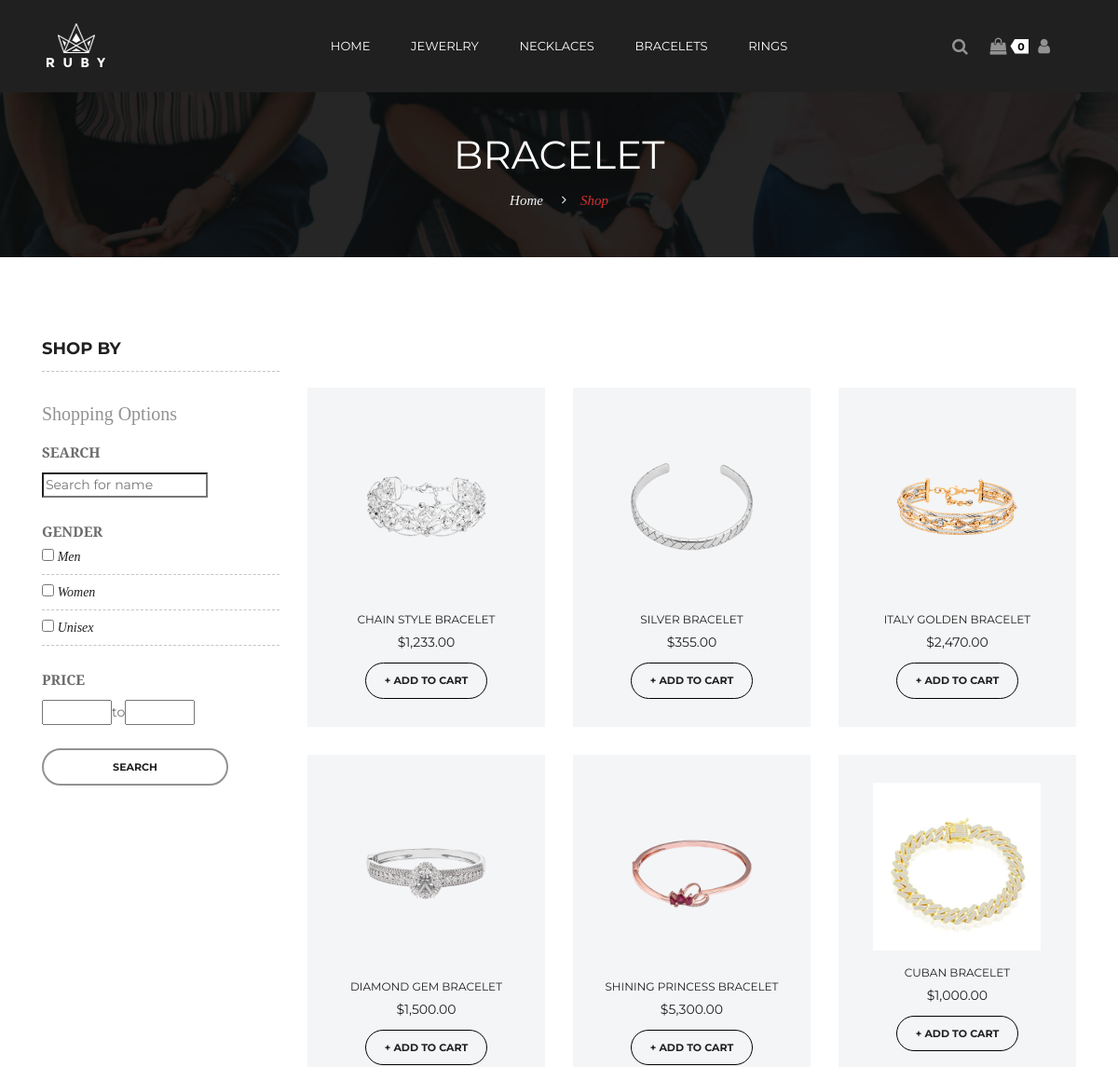
Before: /Bracelet.php (upper part) with the older database file.
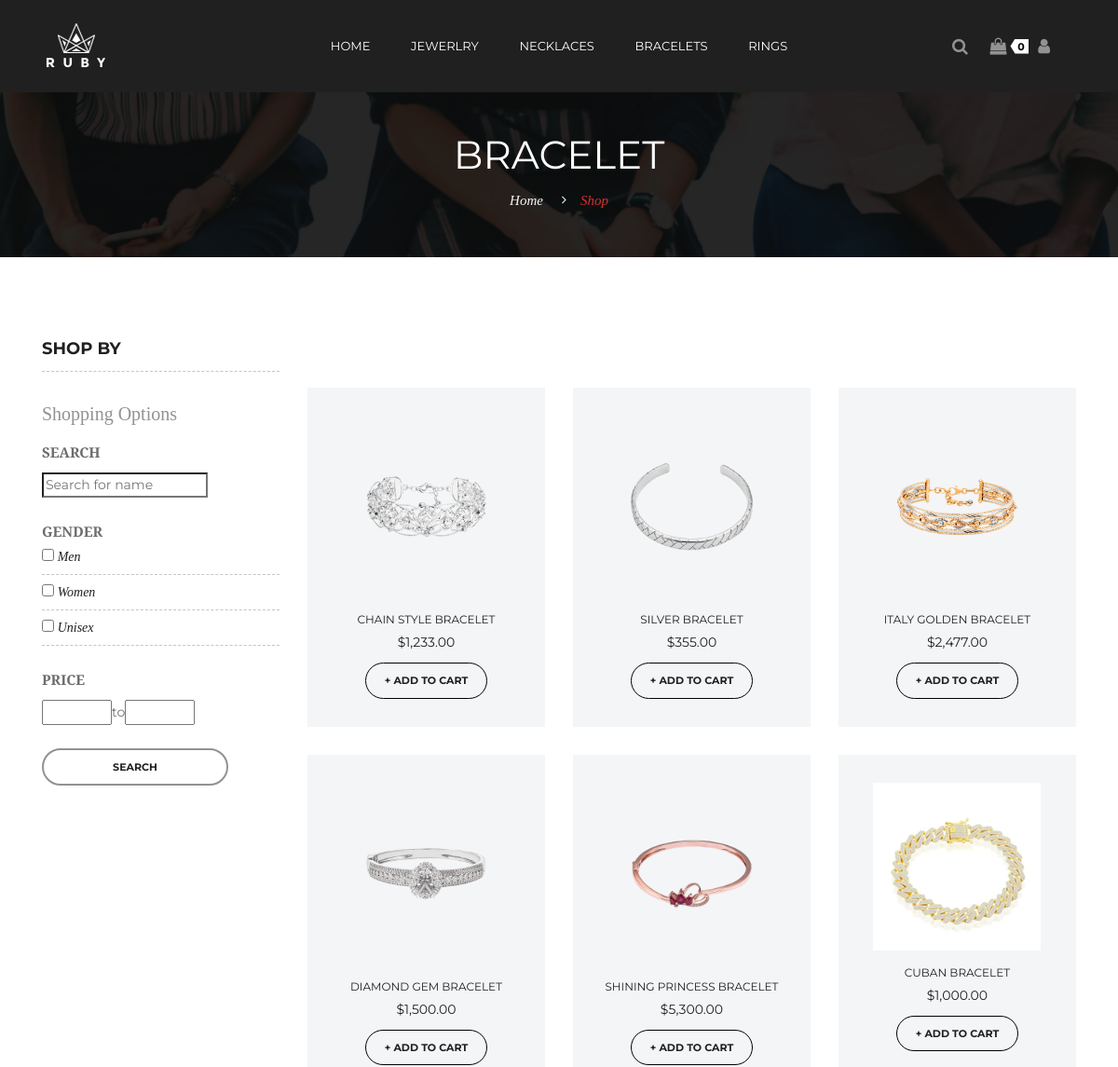
After: the same page with the newer database file.
### tables this page shows
CREATE TABLE `sanpham` (
  `idsanpham` varchar(50) NOT NULL,
  `soluong` int(200) DEFAULT NULL,
  `tensp` varchar(100) DEFAULT NULL,
  `maloaisp` varchar(10) DEFAULT NULL,
  `dongia` double DEFAULT NULL,
  `mota` varchar(2000) DEFAULT NULL,
  `hinhanh` varchar(200) DEFAULT NULL,
  `chatlieu` varchar(20) DEFAULT NULL,
  `mausac` varchar(20) DEFAULT NULL,
  `kichthuoc` double DEFAULT NULL,
  `gioitinh` varchar(20) NOT NULL
);

### lib/DataProvider.php (called while the page is built, shortened)
<?php
	function executeQuery($sql){
        include ('db.inc');
        $conn = new mysqli($servername, $username, $password, $dbname);
		if (!($result = $conn->query($sql)))
		    echo $conn->connect_error;
		return $result;
    }
?>

### Bracelet.php (the view, shortened to what the changed rows need)
<?php
    $rowsPerPage = 6;
    $pageNum = 1;
    $where = "(maloaisp = 'BRL')";
    $offset = ($pageNum - 1) * $rowsPerPage;
?>
<!DOCTYPE html>
<html class="no-js" lang="zxx">
<head>
    <link href="assets/css/vendor/bootstrap.min.css" rel="stylesheet">
    <link href="assets/css/vendor/font-awesome.css" rel="stylesheet">
    <link href="assets/css/plugins.css" rel="stylesheet">
    <link href="assets/css/style.css" rel="stylesheet">
</head>
<body>
    <div id="page-title-area">
        <div class="container">
            <div class="row">
                <div class="col-12 text-center">
                    <div class="page-title-content">
                        <h1>Bracelet</h1>
                    </div>
                </div>
            </div>
        </div>
    </div>
    <div id="page-content-wrapper" class="p-9">
        <div class="container">
            <div class="row">
                <div class="col-lg-3 mt-5 mt-lg-0 order-last order-lg-first">
                    <div id="sidebar-area-wrap">
                        <div class="single-sidebar-wrap">
                            <h2 class="sidebar-title">Shop By</h2>
                        </div>
                    </div>
                </div>
                <div class="col-lg-9">
                    <div class="shop-page-content-wrap">
                        <div class="shop-page-products-wrap">
                            <div class="products-wrapper">
                                <div class="row">
                                    <?php
                                        $sql = "SELECT * FROM sanpham WHERE (soluong > 0)";
                                        $sql .= " AND" . $where;
                                        $sql .= " LIMIT $offset, $rowsPerPage";
                                        $result = ExecuteQuery($sql);
                                        if($result->num_rows > 0){
                                            while($row = $result->fetch_array()){
                                                echo '<div class="col-lg-4 col-sm-6">';
                                                echo'<div class="single-product-item text-center">';
                                                echo '<figure class="product-thumb">';
                                                switch ($row['maloaisp'])
                                                {
                                                    case 'BRL':
                                                        $str = '<a href="single-product.php?id='.$row['idsanpham'].'"><img src="assets/img/Bracelet/'.$row['hinhanh'].'"
                                                                                   alt="Products" class="img-fluid"></a>';
                                                        echo $str;
                                                        break;
                                                }
                                                echo '</figure>';
                                                echo '<div class="product-details">';
                                                echo '<h2><a href="single-product.php?id='.$row['idsanpham'].'">'.$row['tensp'].'</a></h2>';
                                                echo '<span class="price">'.'$'.number_format( $row['dongia'],2,".",",").'</span>';
                                                echo '<form method="post">';
                                                echo '<button type="submit" name="addToCart" value="addcart" class="btn btn-add-to-cart" style="border: 1px solid black;">+ Add to Cart</button>';
                                                echo '</form>';
                                                echo ' </div></div>';
                                                echo '</div>';
                                            }
                                        }else
                                        {
                                            echo '<div class="col-lg-12 col-sm-12"><h1>Browse 0 results"</h1></div>';
                                        }
                                    ?>
                                </div>
                            </div>
                        </div>
                    </div>
                </div>
            </div>
        </div>
    </div>
</body>
</html>

Changed rows visible on the page:
changed sanpham "ITALY GOLDEN BRACELET": dongia "2,470.00" → "2,477.00"
